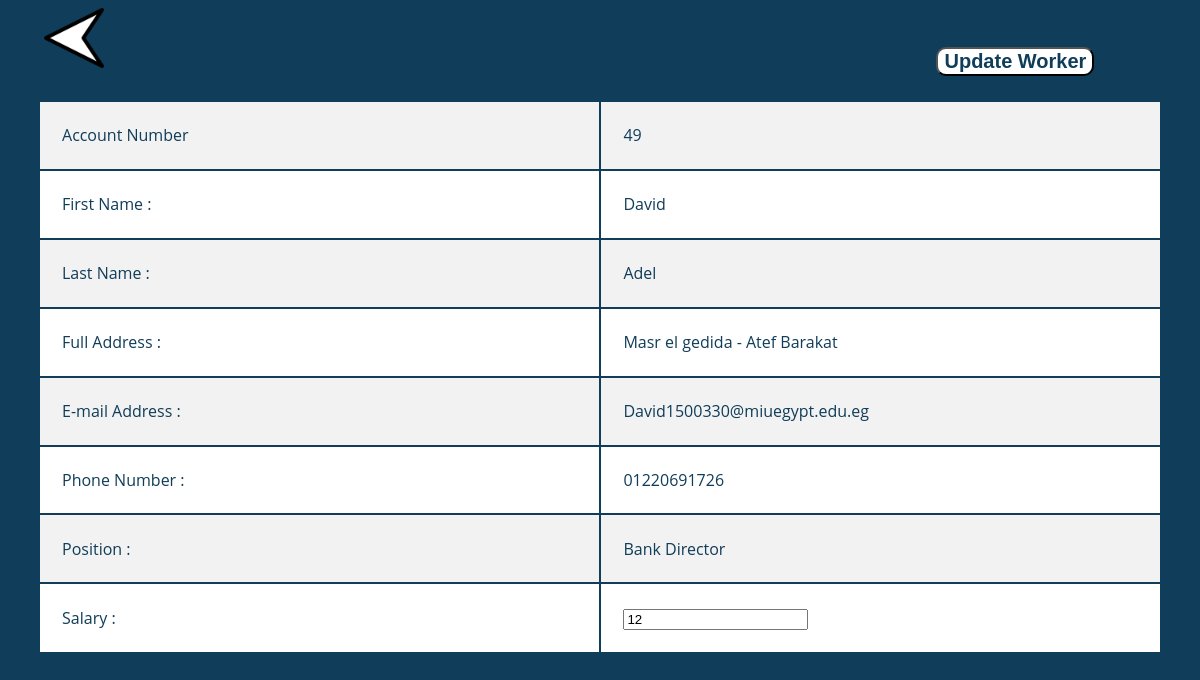
Page /Worker/php/WorkerReport.php?id=49 on the committed database.
### tables this page shows
CREATE TABLE IF NOT EXISTS `worker_admin_account` (
  `id` int(11) NOT NULL AUTO_INCREMENT,
  `FName` varchar(50) DEFAULT NULL,
  `LName` varchar(50) DEFAULT NULL,
  `Email` varchar(50) DEFAULT NULL,
  `Address` varchar(50) DEFAULT NULL,
  `City` varchar(50) DEFAULT NULL,
  `PhoneNumber` varchar(11) DEFAULT NULL,
  `JobRole` varchar(50) DEFAULT NULL,
  `Salary` float DEFAULT NULL,
  `PositionID` int(11) NOT NULL,
  `DateAdded` datetime NOT NULL,
  PRIMARY KEY (`id`),
  KEY `FK11` (`PositionID`)
);

### Worker/ClassesGedida/dbconnect.php (called while the page is built, shortened)
<?php
  class dbconnect
  {
      private $servername;
      private $username;
      private $password;
      private $db;
      private $con;
      function __construct()
      {
          $this->servername = "localhost";
          $this->username = "root";
          $this->password = "";
          $this->db = "FDJZ";
          $this->con = $this->Connect();
      }
      function connect()
      {
          $this->con = mysqli_connect($this->servername, $this->username, $this->password, $this->db);
          if ($this -> con ->connect_error)
          {
              die("Failed to connect: " .$this->con->connect_error);
          }
          else
          {
              return $this->con;
          }
      }
      function executesql($sql)
      {
        $result = mysqli_query($this->con, $sql);
        if($result == TRUE)
              {
          return $result;
        }
        else
              {
          echo "Error executing SQL statement: " .$this->con->error;
        }
      }
  }
?>

### Worker/ClassesGedida/Admin.php (called while the page is built, shortened)
<?php
  include_once("Loans.php");
  include_once("dbconnect.php");
  class Admin extends WorkerAdminCommon{
    public $db;
    function __construct(){
      $this->db=new dbconnect;
      $this->db->connect();
    }
     function showSpecificWorker($id){
       $sql = "SELECT *
               FROM `worker_admin_account`
               WHERE `id` = $id
               ";
       $result = $this->db->executesql($sql);
       return $result;
     }
  }
?>

### Worker/php/WorkerReport.php (the view, shortened to what this page needs)
<?php
  include_once'../ClassesGedida/Admin.php';
  $id = $_GET["id"];
  $admin = new Admin;
  $result = $admin->showSpecificWorker($id);
  $row = mysqli_fetch_assoc($result);
?>
<!DOCTYPE html>
<html>
    <head>
        <link rel="stylesheet" type="text/css" href="../css/workerreport.css">
    </head>
<tbody>
    <a href="ShowWorkers.php"><img src="../img/leftarrow.png" id="leftarrow"></a>
	<table class="container">
        <tr>
            <td>Account Number</td>
            <?php echo'<td>'.$row['id'].'</td>'; ?>
        </tr>
        <tr>
          <td>First Name : </td>
          <?php echo'<td>'.$row['FName'].'</td>'; ?>
        </tr>
        <tr>
          <td>Last Name : </td>
          <?php echo'<td>'.$row['LName'].'</td>'; ?>
        </tr>
        <tr>
          <td>Full Address : </td>
          <?php echo'<td>'.$row['Address'].'</td>'; ?>
        </tr>
        <tr>
          <td>E-mail Address : </td>
          <?php echo'<td>'.$row['Email'].'</td>'; ?>
        </tr>
        <tr>
          <td>Phone Number : </td>
          <?php echo'<td>'.$row['PhoneNumber'].'</td>'; ?>
        </tr>
		      <tr>
              <td>Position : </td>
              <?php echo'<td>'.$row['JobRole'].'</td>'; ?>
            </tr>
            <tr>
              <form  method="post" action="">
              <td>Salary : </td>
              <td> <input type="text" name="salary" value="<?php echo $row['Salary']; ?>"> </td>
            </tr><tr>
            <input type="submit" id="updateworker" value="Update Worker">
      </table>
</tbody>
</html>

### Worker/css/workerreport.css (style rules this page uses)
.container { text-align: left; overflow:auto; width: 95%; margin: auto; }
.container td { font-size: 1em; padding-bottom: 2%; padding-top: 2%; padding-left: 2%; padding-right: 20%; }
.container tr:nth-child(odd) { background-color: #f2f2f2; color:#103D59 ; }
.container tr:nth-child(even) { background-color: white; color: #103D59; }
.container td:first-child { width: 50%; }
#updateworker { font-weight:bold; font-size:20px; color:#103D59; background-color:white; border-radius:10px; margin-left: 70%; margin-bottom:2%; }
#leftarrow { width: 60px; height: 60px; margin-left: 3%; }

### rows in the picture
worker_admin_account: id "49", FName "David", LName "Adel", Address "Masr el gedida - Atef Barakat", Email "David1500330@miuegypt.edu.eg", PhoneNumber "01220691726", JobRole "Bank Director", salary "12"
